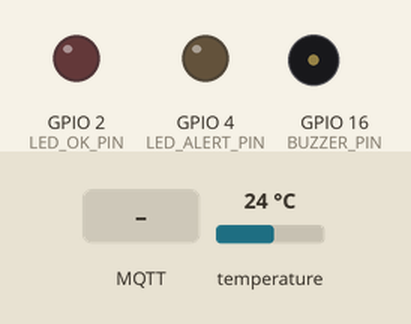
A sketch run on a simulated ESP32. On the bench: output pins drawn as LEDs (lit = HIGH), buzzer (waves = sounding, pin HIGH). The test bench sets the inputs (shaded band); at power-on: temperature 24 °C. WiFi joins after 1.5 s; servers stay silent unless stated; no MQTT or app messages arrive unless stated; what the sketch prints to the serial monitor is not drawn.

Above: at 2.7 s.
2.8 s: MQTT message "ALARM_ON" arrives on the first subscribed topic
At 4.3 s:
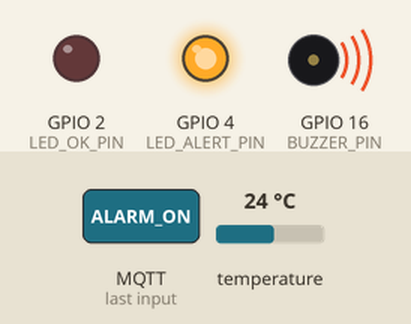
4.8 s: MQTT message "ALARM_OFF" arrives on the first subscribed topic
At 6.0 s:
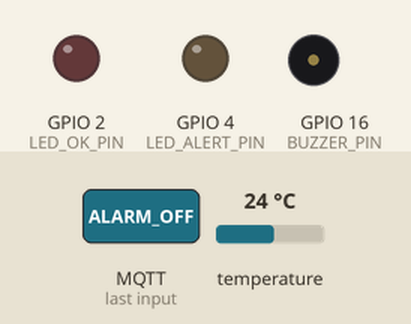
6.3 s: MQTT message "U" arrives on the first subscribed topic
Timing chart, 0 to 34.8 s (numbered marks = the images above; inputs shaded):
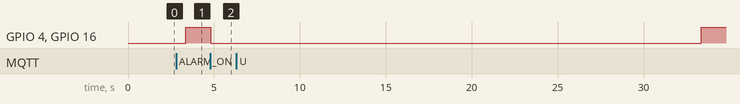

The sketch:

sketch.ino
```cpp
#include <WiFi.h>
#include <PubSubClient.h>
#include <OneWire.h>
#include <DallasTemperature.h>

// =======================
// Configurações WiFi/MQTT
// =======================
const char* WIFI_SSID   = "Wokwi-GUEST";
const char* WIFI_PASS   = "";
const char* MQTT_SERVER = "broker.hivemq.com";
const uint16_t MQTT_PORT = 1883;

const char* TOPIC_TEMP   = "vacinas/box01/temp";
const char* TOPIC_ALARME = "vacinas/box01/alarme";
const char* TOPIC_CMD    = "vacinas/box01/cmd";
const char* CLIENT_ID    = "esp32_box01";

// =======================
// PINAGEM
// =======================
#define ONE_WIRE_PIN 13
#define LED_OK_PIN 2
#define LED_ALERT_PIN 4
#define BUZZER_PIN 16

OneWire oneWire(ONE_WIRE_PIN);
DallasTemperature sensors(&oneWire);
WiFiClient espClient;
PubSubClient client(espClient);

bool sensor_detected = false;
DeviceAddress tempSensorAddress;

// =======================
// Regras de temperatura
// =======================
float TEMP_LOW        = 2.0;
float TEMP_HIGH       = 8.0;
float CRITICAL_HIGH   = 10.0;
float HISTERESE       = 0.5;

// =======================
// Controle de leitura
// =======================
unsigned long lastSample = 0;
const unsigned long SAMPLE_INTERVAL   = 30000;
const unsigned long CONVERSION_DELAY  = 1000;

// Tempo total de funcionamento
unsigned long startTime;

// =========================================================
// FUNÇÃO DE LEITURA DO SENSOR + PUBLICAÇÃO NO MQTT
// =========================================================
void performSamplingAndPublish() {

  if (!sensor_detected) return;

  Serial.println("[SENSOR] Solicitando leitura...");
  sensors.requestTemperatures();
  delay(CONVERSION_DELAY);

  float tempC = sensors.getTempCByIndex(0);

  // Cálculo do tempo total de execução
  unsigned long uptimeSec = (millis() - startTime) / 1000;

  // Verificação de erro de leitura
  if (tempC == DEVICE_DISCONNECTED_C || tempC == 85.0) {
    Serial.println("[ERRO] Sensor desconectado ou leitura inválida.");
    client.publish(TOPIC_ALARME, "ERRO_SENSOR");
    return;
  }

  // Montagem do JSON publicado
  char payload[200];
  snprintf(payload, sizeof(payload),
           "{\"tC\": %.2f, \"uptime_s\": %lu}",
           tempC, uptimeSec);

  client.publish(TOPIC_TEMP, payload, true);

  // =======================
  // Avaliação da temperatura
  // =======================

  // Crítica (>10°C)
  if (tempC >= CRITICAL_HIGH) {
    Serial.printf("[CRÍTICO] %.2f°C 🚨 ACIMA DE 10°C – RISCO CRÍTICO!\n", tempC);

    digitalWrite(LED_OK_PIN, LOW);
    digitalWrite(LED_ALERT_PIN, HIGH);
    digitalWrite(BUZZER_PIN, HIGH);

    client.publish(TOPIC_ALARME, "CRITICO");
    return;
  }

  // Muito baixa (<2°C)
  if (tempC < (TEMP_LOW - HISTERESE)) {
    Serial.printf("[ALERTA] %.2f°C ❄ MUITO BAIXA – risco de congelamento!\n", tempC);

    digitalWrite(LED_OK_PIN, LOW);
    digitalWrite(LED_ALERT_PIN, HIGH);
    digitalWrite(BUZZER_PIN, HIGH);

    client.publish(TOPIC_ALARME, "BAIXO");
    return;
  }

  // Alta (>8°C)
  if (tempC > (TEMP_HIGH + HISTERESE)) {
    Serial.printf("[ALERTA] %.2f°C ⚠ ALTA – vacinas em risco!\n", tempC);

    digitalWrite(LED_OK_PIN, LOW);
    digitalWrite(LED_ALERT_PIN, HIGH);
    digitalWrite(BUZZER_PIN, HIGH);

    client.publish(TOPIC_ALARME, "ALTO");
    return;
  }

  // Temperatura ideal
  Serial.printf(
    "[OK] %.2f°C 🌡 Temperatura ideal – vacinas seguras! (Uptime: %lus)\n",
    tempC, uptimeSec
  );

  digitalWrite(LED_OK_PIN, HIGH);
  digitalWrite(LED_ALERT_PIN, LOW);
  digitalWrite(BUZZER_PIN, LOW);

  client.publish(TOPIC_ALARME, "OK");
}

// =========================================================
// CALLBACK DO MQTT
// =========================================================
void callback(char* topic, byte* payload, unsigned int length) {
  String msg;

  for (unsigned int i = 0; i < length; i++)
    msg += (char)payload[i];

  Serial.print("[MQTT CMD] Mensagem recebida: ");
  Serial.println(msg);

  if (String(topic) == TOPIC_CMD) {

    if (msg == "ALARM_ON") {
      digitalWrite(LED_ALERT_PIN, HIGH);
      digitalWrite(BUZZER_PIN, HIGH);
      client.publish(TOPIC_ALARME, "FORCADO_ON");
      Serial.println("[CMD] Alarme acionado via MQTT!");
    }

    if (msg == "ALARM_OFF") {
      digitalWrite(LED_ALERT_PIN, LOW);
      digitalWrite(BUZZER_PIN, LOW);
      client.publish(TOPIC_ALARME, "FORCADO_OFF");
      Serial.println("[CMD] Alarme desligado via MQTT!");
    }
  }
}

// =========================================================
// RECONEXÃO AO MQTT
// =========================================================
void reconnect() {
  while (!client.connected()) {
    Serial.println("[MQTT] Conectando ao broker...");

    if (client.connect(CLIENT_ID)) {
      Serial.println("[MQTT] Conectado!");
      client.subscribe(TOPIC_CMD);
      Serial.println("[MQTT] Inscrito no tópico de comando.");
    } else {
      Serial.println("[MQTT] Falha, tentando novamente em 2s...");
      delay(2000);
    }
  }
}

// =========================================================
// SETUP
// =========================================================
void setup() {
  Serial.begin(115200);

  pinMode(LED_OK_PIN, OUTPUT);
  pinMode(LED_ALERT_PIN, OUTPUT);
  pinMode(BUZZER_PIN, OUTPUT);

  Serial.println("[SENSOR] Inicializando DS18B20...");
  sensors.begin();

  if (sensors.getDeviceCount() > 0) {
    sensor_detected = true;
    sensors.getAddress(tempSensorAddress, 0);
    sensors.setResolution(tempSensorAddress, 12);
    Serial.println("[SENSOR] Sensor detectado e configurado.");
  } else {
    Serial.println("[ERRO] Nenhum sensor detectado.");
  }

  Serial.printf("[WIFI] Conectando a %s\n", WIFI_SSID);
  WiFi.begin(WIFI_SSID, WIFI_PASS);

  while (WiFi.status() != WL_CONNECTED) {
    Serial.print(".");
    delay(100);
  }

  Serial.println("\n[WIFI] Conectado!");
  Serial.print("[WIFI] IP: ");
  Serial.println(WiFi.localIP());

  client.setServer(MQTT_SERVER, MQTT_PORT);
  client.setCallback(callback);

  reconnect();

  // Marca o início do sistema
  startTime = millis();

  lastSample = millis() - SAMPLE_INTERVAL;
}

// =========================================================
// LOOP PRINCIPAL
// =========================================================
void loop() {
  if (!client.connected()) reconnect();
  client.loop();

  unsigned long now = millis();

  if (now - lastSample >= SAMPLE_INTERVAL) {
    lastSample = now;
    performSamplingAndPublish();
  }
}
```

Measured:
- after the input at 4.8 s, GPIO 4 (LED_ALERT_PIN), GPIO 16 (BUZZER_PIN): HIGH → LOW at once
